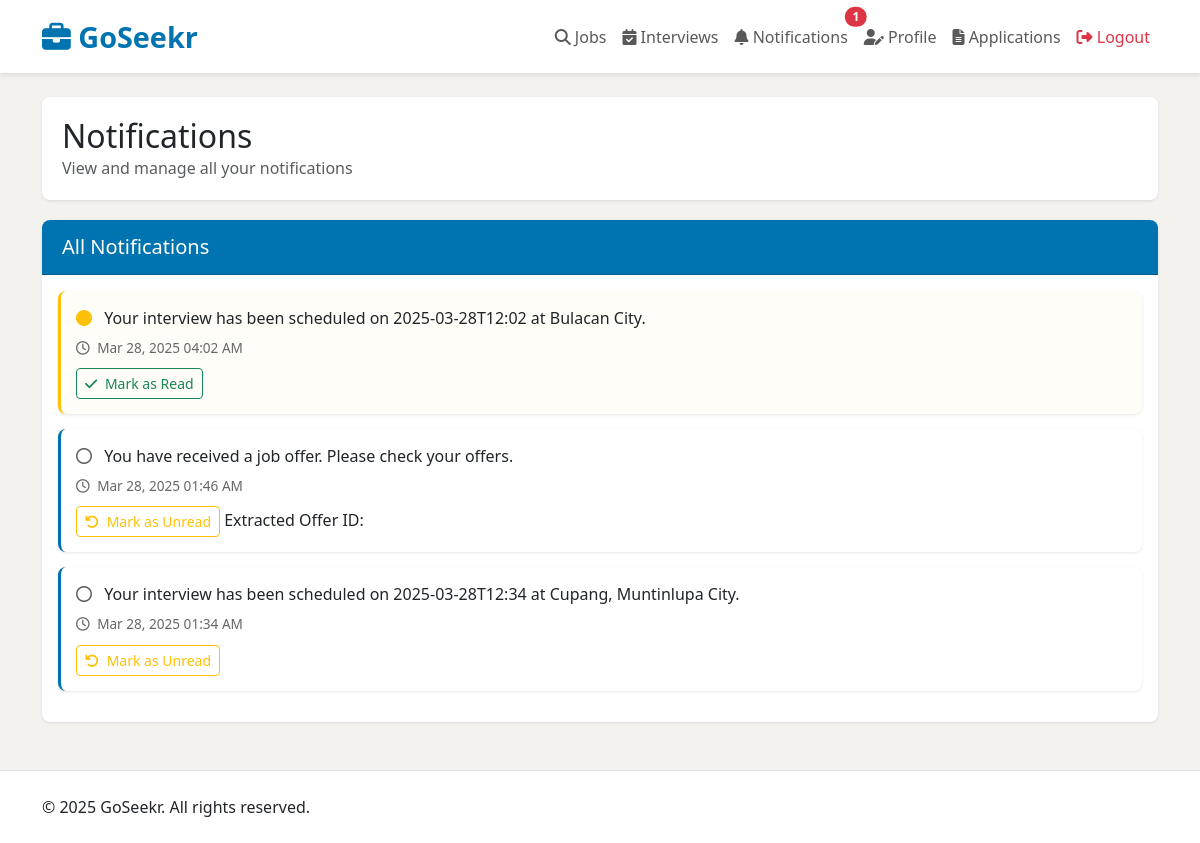
The app's page /job_seeker/notifications.php (signed in) with its own data.
### tables this page shows
CREATE TABLE `notifications` (
  `notification_id` int(11) NOT NULL,
  `user_id` int(11) NOT NULL,
  `message` text NOT NULL,
  `status` enum('unread','read') DEFAULT 'unread',
  `created_at` timestamp NOT NULL DEFAULT current_timestamp(),
  `interview_id` int(11) DEFAULT NULL
);

### job_seeker/notifications.php (the view, shortened to what this page needs)
<?php
include '../db.php';
$user_id = $_SESSION['user_id'];
$sql = "SELECT * FROM notifications WHERE user_id = $user_id ORDER BY created_at DESC";
$result = $conn->query($sql);
function extractOfferIdFromMessage($message)
{
    return null;
}
$sql = "SELECT COUNT(*) AS unread_count FROM notifications WHERE user_id = $user_id AND status = 'unread'";
$unread_count = $conn->query($sql)->fetch_assoc()['unread_count'];
?>
<!DOCTYPE html>
<html lang="en">
<head>
    <link href="https://cdn.jsdelivr.net/npm/bootstrap@5.3.0/dist/css/bootstrap.min.css" rel="stylesheet">
    <link rel="stylesheet" href="https://cdnjs.cloudflare.com/ajax/libs/font-awesome/6.4.0/css/all.min.css">
</head>
<body>
    <nav class="navbar navbar-expand-lg navbar-light">
        <div class="container">
            <a class="navbar-brand brand-logo" href="dashboard.php">
                <i class="fas fa-briefcase"></i> GoSeekr
            </a>
            <div class="collapse navbar-collapse" id="navbarNav">
                <ul class="navbar-nav ms-auto">
                    <li class="nav-item">
                        <a class="nav-link" href="search_jobs.php">
                            <i class="fas fa-search"></i> Jobs
                        </a>
                    </li>
                    <li class="nav-item">
                        <a class="nav-link" href="view_interview.php">
                            <i class="fas fa-calendar-check"></i> Interviews
                        </a>
                    </li>
                    <li class="nav-item nav-notification">
                        <a class="nav-link position-relative" href="notifications.php">
                            <i class="fas fa-bell"></i> Notifications
                            <?php if ($unread_count > 0): ?>
                                <span class="position-absolute top-0 start-100 translate-middle badge rounded-pill bg-danger">
                                    <?php echo $unread_count; ?>
                                </span>
                            <?php endif; ?>
                        </a>
                    </li>
                    <li class="nav-item">
                        <a class="nav-link" href="update_profile.php">
                            <i class="fas fa-user-edit"></i> Profile
                        </a>
                    </li>
                    <li class="nav-item">
                        <a class="nav-link" href="view_applications.php">
                            <i class="fas fa-file-alt"></i></i> Applications
                        </a>
                    </li>
                    <li class="nav-item">
                        <a class="nav-link text-danger" href="logout.php">
                            <i class="fas fa-sign-out-alt"></i> Logout
                        </a>
                    </li>
                </ul>
            </div>
        </div>
    </nav>
    <div class="container mt-4">
        <div class="page-header">
            <div class="d-flex justify-content-between align-items-center">
                <h2 class="mb-0">Notifications</h2>
            </div>
            <p class="text-muted mb-0">View and manage all your notifications</p>
        </div>
        <div class="card">
            <div class="card-header">
                <h5 class="mb-0">All Notifications</h5>
            </div>
            <div class="card-body">
                <?php if ($result->num_rows > 0): ?>
                    <?php while ($notification = $result->fetch_assoc()): ?>
                        <div class="notification-item <?php echo $notification['status'] === 'unread' ? 'unread' : ''; ?>">
                            <div class="notification-message">
                                <i class="<?php echo $notification['status'] === 'unread' ? 'fas fa-circle text-warning me-2' : 'far fa-circle text-muted me-2'; ?>"></i>
                                <?php echo $notification['message']; ?>
                            </div>
                            <div class="notification-time">
                                <i class="far fa-clock me-1"></i>
                                <?php echo date('M d, Y h:i A', strtotime($notification['created_at'])); ?>
                            </div>
                            <div class="notification-actions">
                                <?php if ($notification['status'] === 'unread'): ?>
                                    <a href="?mark_as_read=<?php echo $notification['notification_id']; ?>" class="btn btn-sm btn-outline-success">
                                        <i class="fas fa-check me-1"></i> Mark as Read
                                    </a>
                                <?php else: ?>
                                    <a href="?mark_as_unread=<?php echo $notification['notification_id']; ?>" class="btn btn-sm btn-outline-warning">
                                        <i class="fas fa-undo me-1"></i> Mark as Unread
                                    </a>
                                <?php endif; ?>
                                <?php if (strpos($notification['message'], 'received a job offer') !== false): ?>
                                    <?php
                                    $offer_id = extractOfferIdFromMessage($notification['message']);
                                    echo "Extracted Offer ID: " . $offer_id . "<br>";
                                    ?>
                                <?php endif; ?>
                            </div>
                        </div>
                    <?php endwhile; ?>
                <?php endif; ?>
            </div>
        </div>
    </div>
    <footer class="bg-white mt-5 py-4 border-top">
        <div class="container">
            <div class="row">
                <div class="col-md-6">
                    <p class="mb-0">© 2025 GoSeekr. All rights reserved.</p>
                </div>
            </div>
        </div>
    </footer>
</body>
</html>

### job_seeker/notifications.php (style rules this page uses)
:root { --primary-color: #0073b1; --secondary-color: #0a66c2; --accent-color: #f5f5f5; --text-muted: #666; --border-color: #e0e0e0; }
body { background-color: #f3f2ef; font-family: 'Segoe UI', Tahoma, Geneva, Verdana, sans-serif; }
.navbar { background-color: white; box-shadow: 0 2px 5px rgba(0, 0, 0, 0.1); padding: 10px 0; }
.navbar-brand { font-size: 1.8rem; font-weight: 700; color: var(--primary-color); }
.page-header { background-color: white; padding: 20px; border-radius: 8px; box-shadow: 0 1px 3px rgba(0, 0, 0, 0.1); margin-bottom: 20px; }
.card { border: none; box-shadow: 0 1px 3px rgba(0, 0, 0, 0.1); border-radius: 8px; margin-bottom: 20px; }
.card-header { background-color: var(--primary-color); color: white; font-weight: 600; padding: 15px 20px; border-radius: 8px 8px 0 0 !important; }
.notification-item { background-color: white; border-radius: 8px; box-shadow: 0 1px 3px rgba(0, 0, 0, 0.1); margin-bottom: 15px; padding: 15px; border-left: 3px solid var(--primary-color); transition: all 0.2s ease; }
.notification-item.unread { border-left: 3px solid #ffc107; background-color: rgba(255, 248, 230, 0.3); }
.notification-time { color: var(--text-muted); font-size: 0.85rem; }
.notification-actions { margin-top: 10px; }
.notification-message { margin-bottom: 8px; font-size: 1rem; }

### records on screen
notifications: message "Your interview has been scheduled on 2025-03-28T12:02 at Bulacan City.", created_at "Mar 28, 2025 04:02 AM"
notifications: message "You have received a job offer. Please check your offers.", created_at "Mar 28, 2025 01:46 AM"
notifications: message "Your interview has been scheduled on 2025-03-28T12:34 at Cupang, Muntinlupa City.", created_at "Mar 28, 2025 01:34 AM"

### other values on screen
$unread_count "1"
